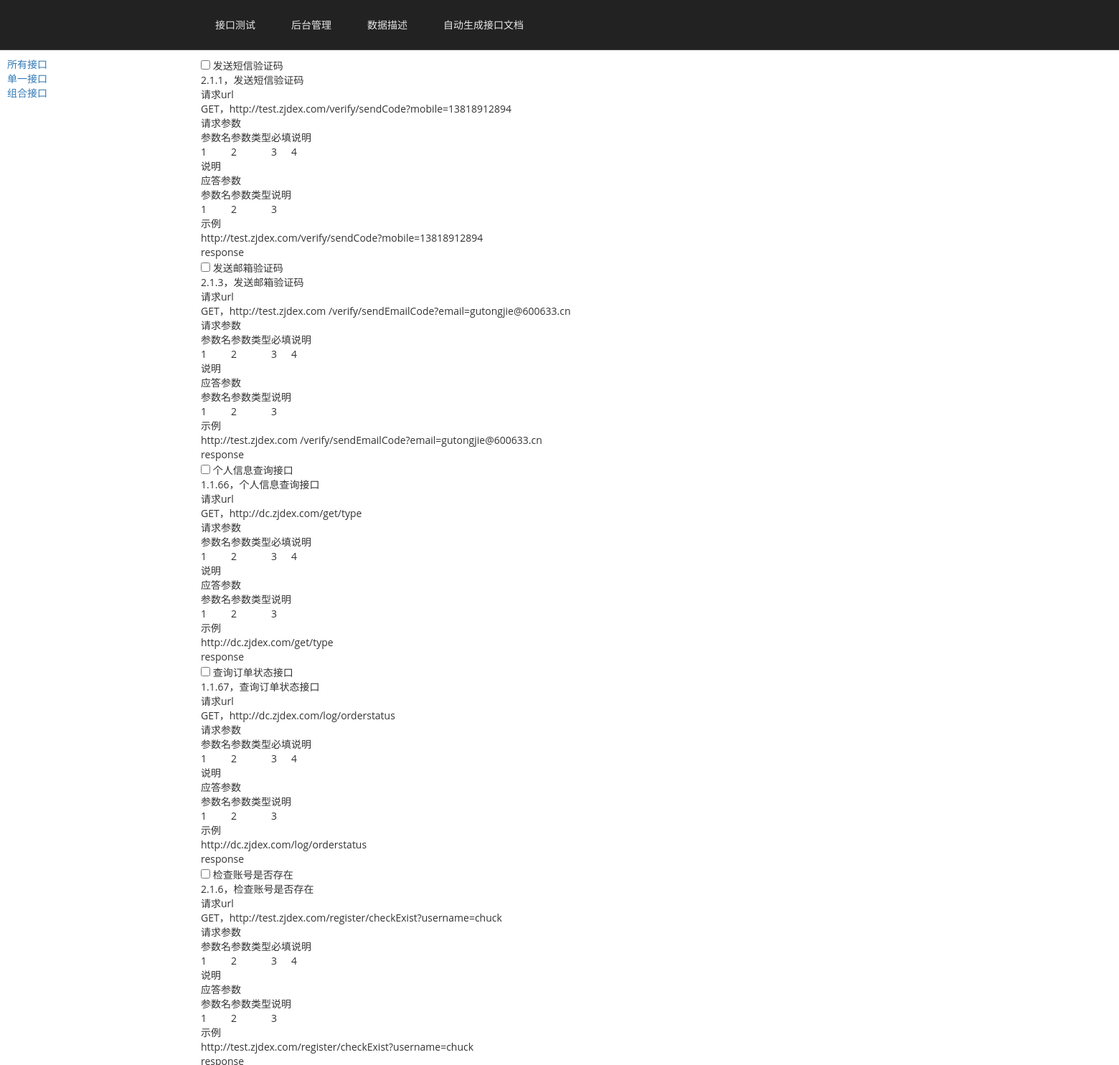
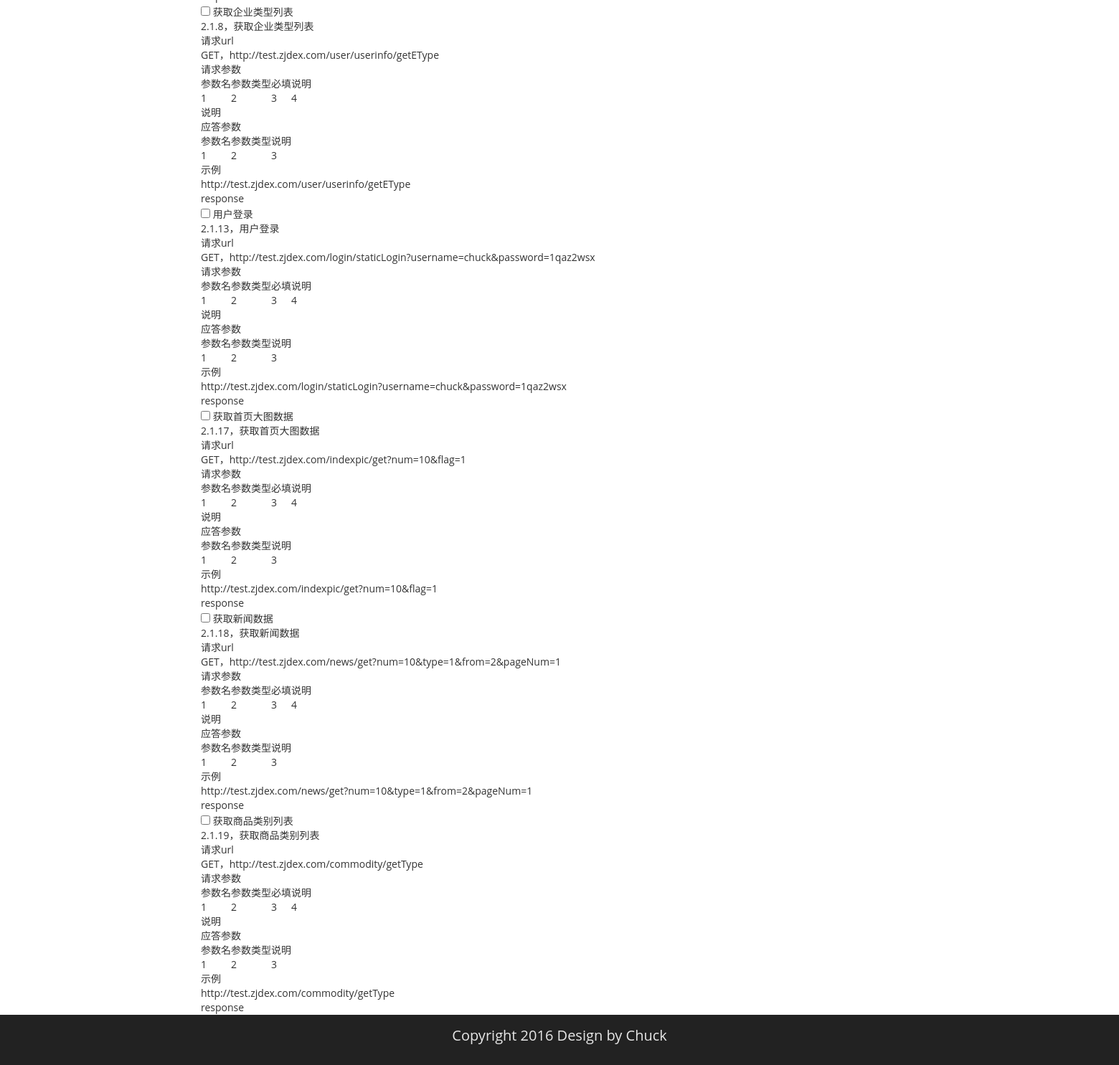
The app's page /testtools/intf/autodoc/ with its own data (2 pictures, top to bottom).
### testtools/models.py (models this page shows, shortened)
class Intf(models.Model):
    category_id = models.IntegerField()
    category_name = models.CharField(max_length=200,null=True,blank=True)
    upper = models.IntegerField()
    remark = models.TextField(null=True,blank=True)
    interface_sn = models.CharField(max_length=10,null=True,blank=True)
    interface_name = models.CharField(max_length=200,null=True,blank=True)
    request_method = models.CharField(max_length=20,null=True,blank=True)
    request_link = models.CharField(max_length=255,null=True,blank=True)
    response_data = models.TextField(null=True,blank=True)
    context = models.CharField(max_length=255,null=True,blank=True)
    interface_desc = models.CharField(max_length=255,null=True,blank=True)

### testtools/views.py (the view)
def AutoDoc(request):
    category_list = Intf.objects.filter(upper = 0)
    interface_list = Intf.objects.filter(Q(upper=10000)|Q(upper=50000))
    return render(request, 'testtools/autodoc.html',{'category_list':category_list,'interface_list':interface_list})

### testtools/templates/testtools/autodoc.html
{% extends 'testtools/base.html' %}
{% load staticfiles %}
{% block content %}
<div id = "mainbody">
<div id = "rightside">
    <div id = "doclist">
    {% for intf in interface_list %}
        <p><input type="checkbox" name="vehicle" value="Bike" /> {{intf.interface_name}}</p>
        <p>{{intf.interface_sn}}，{{intf.interface_name}}</p>
        <p>请求url</p>
        <p>{{intf.request_method}}，{{intf.request_link}}</p>
        <p>请求参数</p>
            <table>
                <tr>
                    <td>参数名</td><td>参数类型</td><td>必填</td><td>说明</td>
                </tr>
                <tr>
                    <td>1</td><td>2</td><td>3</td><td>4</td>
                </tr>
                <tr>
                    <td>说明</td>
                </tr>
            </table>
        <p>应答参数</p>
            <table>
                    <tr>
                        <td>参数名</td><td>参数类型</td><td>说明</td>
                    </tr>
                    <tr>
                        <td>1</td><td>2</td><td>3</td>
                    </tr>
                </table>
        <p>示例</p>
            <p>{{intf.request_link}}</p>
            <p>response</p>
    {% endfor %}
    </div>
</div>
</div>
{% endblock %}

### testtools/templates/testtools/leftside.html
<div id="leftside">
    {% for intf in category_list %}
    <a href="/testtools/index/{{intf.category_id}}/">{{intf.category_name}}</a></br>
    {% endfor %}
</div>

### testtools/static/testtools/css/index.css (style rules this page uses)
body,div,dl,dt,dd,ul,ol,li,h1,h2,h3,h4,h5,h6,pre,form,fieldset,input,textarea,p,blockquote,th,td,hr { margin:0;padding:0 }
table { border-collapse:collapse;border-spacing:0 }
body { font-family: 微软雅黑 ,"Open Sans", sans-serif;font-size: 14px;font-weight: normal; }
#leftside { margin :10px 0px 0px 10px ;width:260px;height:100%;border-top: 0px;border-left: 0px;color: #808080;position: fixed;overflow-y: auto; }
#rightside { margin :10px 0px 0px 280px;width:1280px;height:100%;float: left }

### records on screen
Intf: category_name "所有接口"
Intf: category_name "单一接口"
Intf: category_name "组合接口"
Intf: interface_name "发送短信验证码", interface_sn "2.1.1", request_method "GET", request_link "http://test.zjdex.com/verify/sendCode?mobile=13818912894"
Intf: interface_name "发送邮箱验证码", interface_sn "2.1.3", request_method "GET", request_link "http://test.zjdex.com /verify/sendEmailCode?email=gutongjie@600633.cn"
Intf: interface_name "个人信息查询接口", interface_sn "1.1.66", request_method "GET", request_link "http://dc.zjdex.com/get/type"
Intf: interface_name "查询订单状态接口", interface_sn "1.1.67", request_method "GET", request_link "http://dc.zjdex.com/log/orderstatus"
Intf: interface_name "检查账号是否存在", interface_sn "2.1.6", request_method "GET", request_link "http://test.zjdex.com/register/checkExist?username=chuck"
Intf: interface_name "获取企业类型列表", interface_sn "2.1.8", request_method "GET", request_link "http://test.zjdex.com/user/userinfo/getEType"
Intf: interface_name "用户登录", interface_sn "2.1.13", request_method "GET", request_link "http://test.zjdex.com/login/staticLogin?username=chuck&password=1qaz2wsx"
Intf: interface_name "获取首页大图数据", interface_sn "2.1.17", request_method "GET", request_link "http://test.zjdex.com/indexpic/get?num=10&flag=1"
Intf: interface_name "获取新闻数据", interface_sn "2.1.18", request_method "GET", request_link "http://test.zjdex.com/news/get?num=10&type=1&from=2&pageNum=1"
Intf: interface_name "获取商品类别列表", interface_sn "2.1.19", request_method "GET", request_link "http://test.zjdex.com/commodity/getType"
